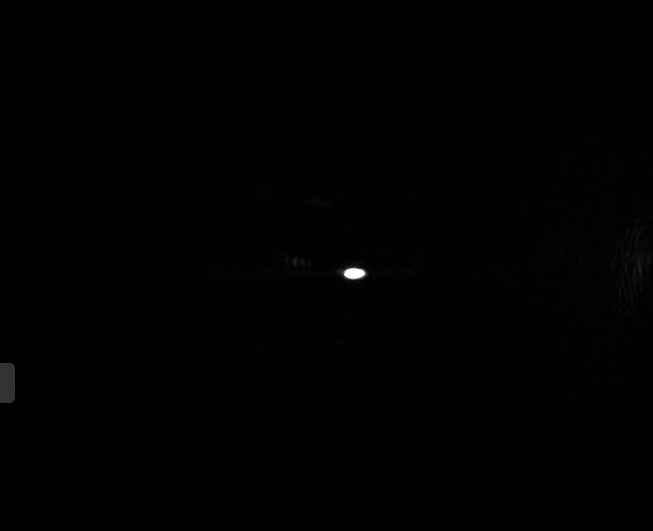
#> input picture project-algorithm/Sample-1points.tiff, 653 x 531 px
$ python main.py
#> lines starting #> are read from the running program, lines starting #| are printed output that depends on the picture
#! /usr/bin/env python3
# coding=utf-8

"""
 description:
 author:		kevin.wang
 create date:	2024-04-22
 version:		1.0.0
"""


import os
import numpy as np

import scipy
import scipy.signal

from scipy.signal import find_peaks
import matplotlib.pyplot as plt

from PIL import Image
try:
    # read tiff file with gray
    image = Image.open('Sample-1points.tiff').convert('L')
except Exception as e:
    print(e)
    exit()
image_array = np.array(image)

I = image_array
# get the y position of the spots
tmp = np.sum(I,axis=1)
#> tmp = 531 values, max 7123 at index 273, min 503 at index 502, mean 816.7
y0 = np.argmax(tmp)
#> y0 = 273
# crop along the y axis
I = I[y0-96:y0+96,:]
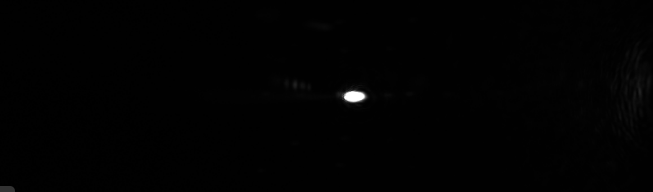
#> I: shape (192, 653); min 0, max 255, mean 1.7

# signal along x
tmp = np.sum(I,axis=0)
#> tmp = 653 values, max 3172 at index 353, min 113 at index 129, mean 330.6
tmp[tmp/np.amax(tmp)<0.5] = 0

# find peaks
peak_locations,_ = scipy.signal.find_peaks(tmp,distance=100)
#> peak_locations = [353]
idx = np.argsort(tmp[peak_locations])
#> idx = [0]

peak_0_location = None
peak_1_location = None

if len(idx)>0:
    peak_0_location = peak_locations[idx[-1]]
#> peak_0_location = 353
if len(idx)>1:
    peak_1_location = peak_locations[idx[-2]] # for air-glass-water, the smaller peak corresponds to the glass-water interface
if len(idx)==0:
    raise Exception("did not find any peaks in Laser Reflection Autofocus signal. this is a major problem.")

# choose which surface to use
if peak_1_location is None:
    x1 = peak_0_location
#> x1 = 353
else:
    x1 = peak_1_location

# find centroid
h,w = I.shape
#> h = 192; w = 653
x,y = np.meshgrid(range(w),range(h))
I = I[:,max(0,x1-64):min(w-1,x1+64)]
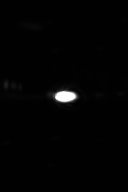
#> I: shape (192, 128); min 0, max 255, mean 3.5
x = x[:,max(0,x1-64):min(w-1,x1+64)]
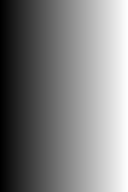
#> x: shape (192, 128) int64; min 289, max 416, mean 352.5; drawn with min black and max white
y = y[:,max(0,x1-64):min(w-1,x1+64)]
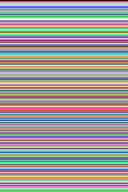
#> y: shape (192, 128) int64; 192 distinct labels, from 0 to 191; one colour per label, 0 black
I = I.astype(float)
I = I - np.amin(I)
I[I/np.amax(I)<0.1] = 0
x1 = np.sum(x*I)/np.sum(I)
#> x1 = 353.4
y1 = np.sum(y*I)/np.sum(I)
#> y1 = 95.95

x1 = x1
y1 = y0-96+y1
#> y1 = 272.9
x_list = []
y_list = []
x_list.append(x1)
y_list.append(y1)
plt.imshow(image_array,cmap="gist_gray")
plt.scatter(x_list,y_list,marker="x",c="green")
plt.show()
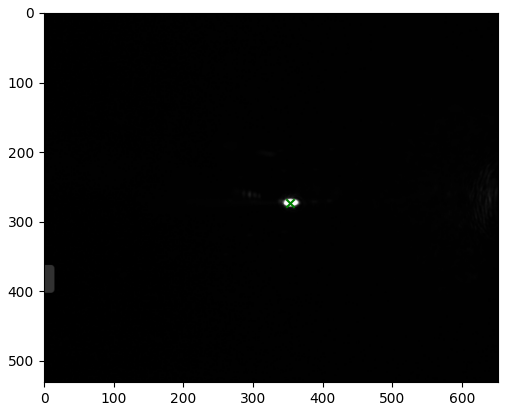
#> figure drawn by matplotlib, 1 panel

$ run again, with project-algorithm/Sample-2points.tiff copied over project-algorithm/Sample-1points.tiff
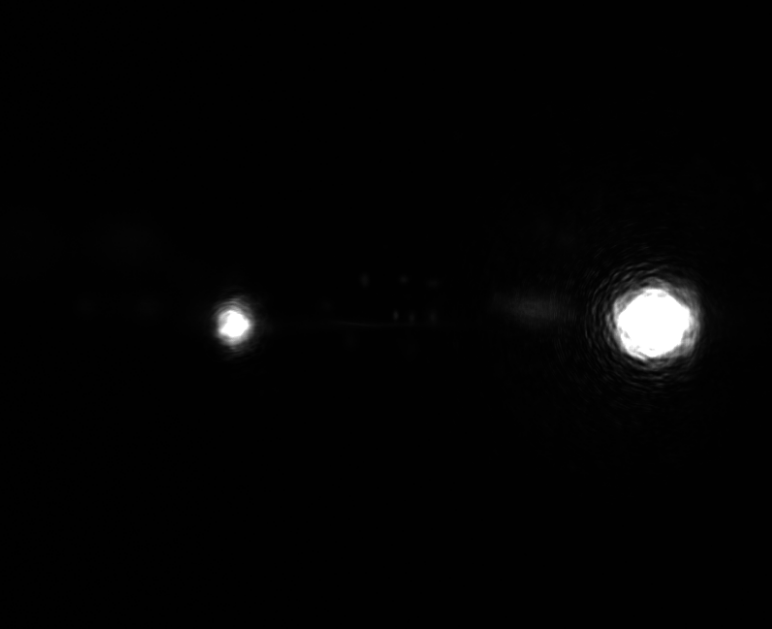
#> input picture project-algorithm/Sample-2points.tiff, 772 x 629 px
#> `tmp = np.sum(I,axis=1)`: tmp = 629 values, max 32361 at index 324, min 706 at index 580, mean 3504.8
#> y0 = 324
#> `tmp = np.sum(I,axis=0)`: tmp = 772 values, max 19940 at index 652, min 184 at index 67, mean 2407.1
#> peak_locations = [233, 652]
#> idx = [0, 1]
#> peak_0_location = 652
#> peak_1_location = 233
#> `I = I[:,max(0,x1-64):min(w-1,x1+64)]`:
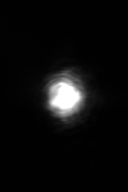
#> I: shape (192, 128); min 0, max 255, mean 12.6
#> y: shape (192, 128) int64; 192 distinct labels, from 0 to 191
#> `x1 = np.sum(x*I)/np.sum(I)`: x1 = 234.1
#> `y1 = np.sum(y*I)/np.sum(I)`: y1 = 95.77
#> `y1 = y0-96+y1`: y1 = 323.8
#> `plt.show()`:
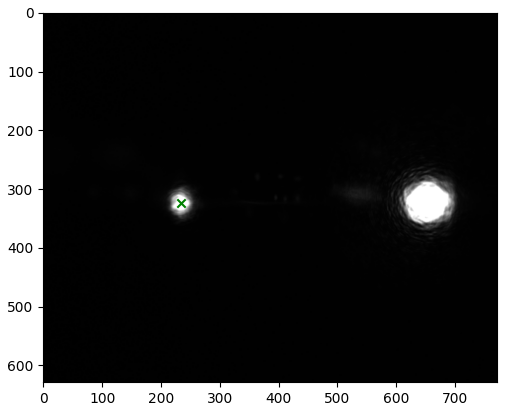
#> figure drawn by matplotlib, 1 panel
